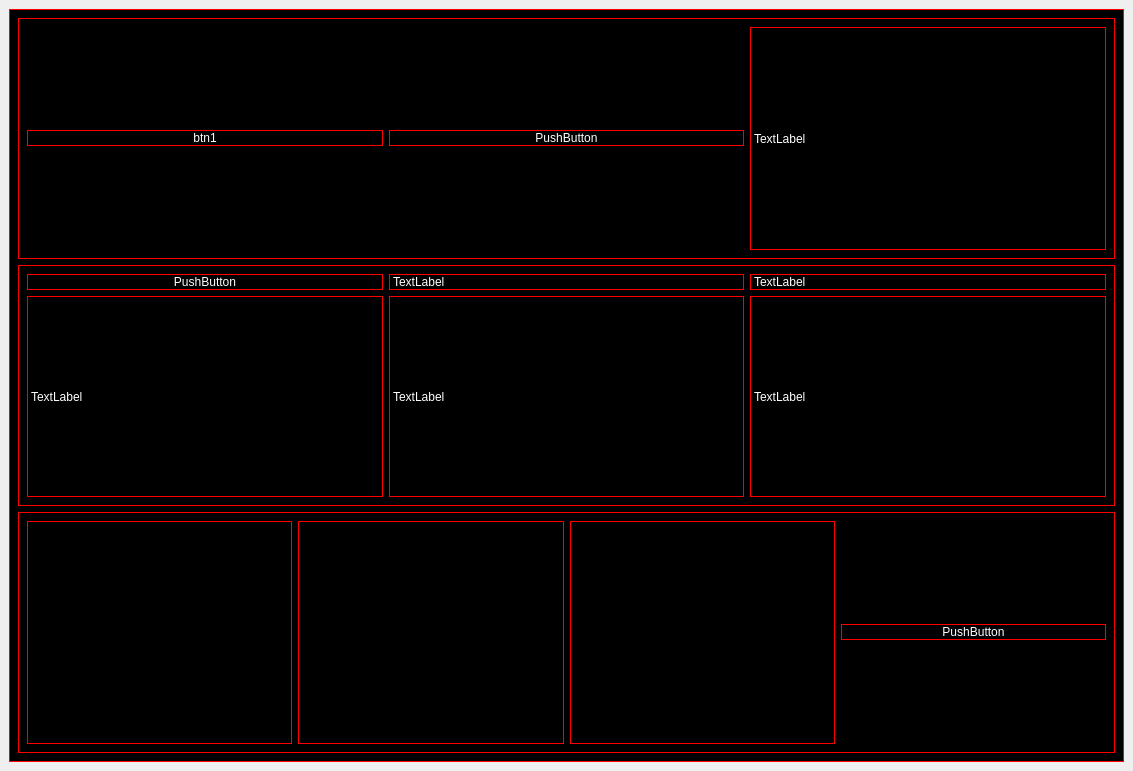
<?xml version="1.0" encoding="UTF-8"?>
<ui version="4.0">
 <class>MainWindow</class>
 <widget class="QMainWindow" name="MainWindow">
  <property name="geometry">
   <rect>
    <x>0</x>
    <y>0</y>
    <width>1133</width>
    <height>771</height>
   </rect>
  </property>
  <property name="windowTitle">
   <string>MainWindow</string>
  </property>
  <widget class="QWidget" name="centralwidget">
   <layout class="QGridLayout" name="gridLayout_2">
    <item row="0" column="0">
     <widget class="QWidget" name="widget" native="true">
      <property name="styleSheet">
       <string notr="true">background-color: black; border:1px solid red; color: white;</string>
      </property>
      <layout class="QVBoxLayout" name="verticalLayout">
       <item>
        <widget class="QWidget" name="container1" native="true">
         <layout class="QHBoxLayout" name="horizontalLayout">
          <item>
           <widget class="QPushButton" name="btn1">
            <property name="text">
             <string>btn1</string>
            </property>
           </widget>
          </item>
          <item>
           <widget class="QPushButton" name="btn2">
            <property name="text">
             <string>PushButton</string>
            </property>
           </widget>
          </item>
          <item>
           <widget class="QLabel" name="label1">
            <property name="text">
             <string>TextLabel</string>
            </property>
           </widget>
          </item>
         </layout>
        </widget>
       </item>
       <item>
        <widget class="QWidget" name="container2" native="true">
         <layout class="QGridLayout" name="gridLayout">
          <item row="0" column="0">
           <widget class="QPushButton" name="btn3">
            <property name="text">
             <string>PushButton</string>
            </property>
           </widget>
          </item>
          <item row="0" column="1">
           <widget class="QLabel" name="label2">
            <property name="text">
             <string>TextLabel</string>
            </property>
           </widget>
          </item>
          <item row="0" column="2">
           <widget class="QLabel" name="label3">
            <property name="text">
             <string>TextLabel</string>
            </property>
           </widget>
          </item>
          <item row="1" column="0">
           <widget class="QLabel" name="label4">
            <property name="text">
             <string>TextLabel</string>
            </property>
           </widget>
          </item>
          <item row="1" column="1">
           <widget class="QLabel" name="label5">
            <property name="text">
             <string>TextLabel</string>
            </property>
           </widget>
          </item>
          <item row="1" column="2">
           <widget class="QLabel" name="label6">
            <property name="text">
             <string>TextLabel</string>
            </property>
           </widget>
          </item>
         </layout>
        </widget>
       </item>
       <item>
        <widget class="QWidget" name="container3" native="true">
         <layout class="QHBoxLayout" name="horizontalLayout_2">
          <item>
           <widget class="QWidget" name="widget1" native="true"/>
          </item>
          <item>
           <widget class="QWidget" name="widget2" native="true"/>
          </item>
          <item>
           <widget class="QWidget" name="widget3" native="true"/>
          </item>
          <item>
           <widget class="QPushButton" name="btn5">
            <property name="text">
             <string>PushButton</string>
            </property>
           </widget>
          </item>
         </layout>
        </widget>
       </item>
      </layout>
     </widget>
    </item>
   </layout>
  </widget>
 </widget>
 <resources/>
 <connections/>
</ui>
